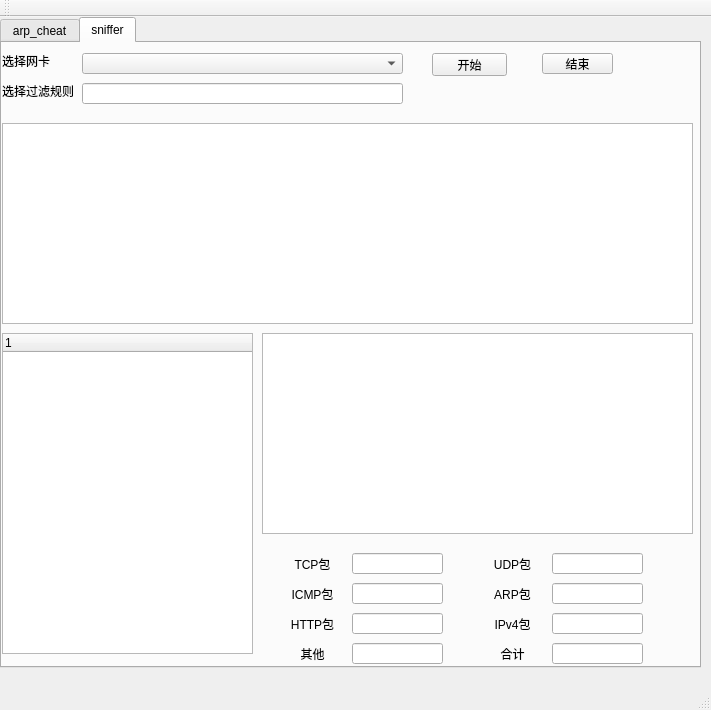
<?xml version="1.0" encoding="UTF-8"?>
<ui version="4.0">
 <class>MainWindow</class>
 <widget class="QMainWindow" name="MainWindow">
  <property name="geometry">
   <rect>
    <x>0</x>
    <y>0</y>
    <width>711</width>
    <height>710</height>
   </rect>
  </property>
  <property name="windowTitle">
   <string>MainWindow</string>
  </property>
  <widget class="QWidget" name="centralWidget">
   <widget class="QTabWidget" name="tabWidget">
    <property name="geometry">
     <rect>
      <x>0</x>
      <y>0</y>
      <width>701</width>
      <height>651</height>
     </rect>
    </property>
    <property name="currentIndex">
     <number>1</number>
    </property>
    <widget class="QWidget" name="tab">
     <attribute name="title">
      <string>arp_cheat</string>
     </attribute>
     <widget class="QLabel" name="label_3">
      <property name="geometry">
       <rect>
        <x>120</x>
        <y>320</y>
        <width>121</width>
        <height>31</height>
       </rect>
      </property>
      <property name="text">
       <string>输入被欺骗的主机ip</string>
      </property>
     </widget>
     <widget class="QPushButton" name="cheat">
      <property name="geometry">
       <rect>
        <x>140</x>
        <y>410</y>
        <width>151</width>
        <height>41</height>
       </rect>
      </property>
      <property name="text">
       <string>欺骗</string>
      </property>
     </widget>
     <widget class="QLabel" name="label_12">
      <property name="geometry">
       <rect>
        <x>120</x>
        <y>270</y>
        <width>121</width>
        <height>31</height>
       </rect>
      </property>
      <property name="text">
       <string>输入被欺骗的网关ip</string>
      </property>
     </widget>
     <widget class="QLabel" name="label_13">
      <property name="geometry">
       <rect>
        <x>90</x>
        <y>170</y>
        <width>151</width>
        <height>31</height>
       </rect>
      </property>
      <property name="text">
       <string>输入被欺骗的网关mac：</string>
      </property>
      <property name="alignment">
       <set>Qt::AlignCenter</set>
      </property>
     </widget>
     <widget class="QLabel" name="label_14">
      <property name="geometry">
       <rect>
        <x>90</x>
        <y>220</y>
        <width>151</width>
        <height>31</height>
       </rect>
      </property>
      <property name="text">
       <string>输入被欺骗的主机mac：</string>
      </property>
      <property name="alignment">
       <set>Qt::AlignCenter</set>
      </property>
     </widget>
     <widget class="QLineEdit" name="gate_mac">
      <property name="geometry">
       <rect>
        <x>260</x>
        <y>170</y>
        <width>291</width>
        <height>31</height>
       </rect>
      </property>
      <property name="text">
       <string>00-74-9c-7d-fc-93</string>
      </property>
     </widget>
     <widget class="QLineEdit" name="target_mac">
      <property name="geometry">
       <rect>
        <x>260</x>
        <y>220</y>
        <width>291</width>
        <height>31</height>
       </rect>
      </property>
      <property name="text">
       <string>d0-94-66-f2-f6-7e</string>
      </property>
     </widget>
     <widget class="QLineEdit" name="target_ip">
      <property name="geometry">
       <rect>
        <x>260</x>
        <y>320</y>
        <width>291</width>
        <height>31</height>
       </rect>
      </property>
      <property name="text">
       <string>222.20.101.49</string>
      </property>
     </widget>
     <widget class="QLineEdit" name="gate_ip">
      <property name="geometry">
       <rect>
        <x>260</x>
        <y>270</y>
        <width>291</width>
        <height>31</height>
       </rect>
      </property>
      <property name="text">
       <string>222.20.101.254</string>
      </property>
     </widget>
     <widget class="QPushButton" name="pushButton">
      <property name="geometry">
       <rect>
        <x>350</x>
        <y>410</y>
        <width>151</width>
        <height>41</height>
       </rect>
      </property>
      <property name="text">
       <string>停止</string>
      </property>
     </widget>
    </widget>
    <widget class="QWidget" name="tab_2">
     <attribute name="title">
      <string>sniffer</string>
     </attribute>
     <widget class="QLabel" name="label_2">
      <property name="geometry">
       <rect>
        <x>0</x>
        <y>40</y>
        <width>71</width>
        <height>16</height>
       </rect>
      </property>
      <property name="text">
       <string>选择过滤规则</string>
      </property>
     </widget>
     <widget class="QComboBox" name="comboBox_eth">
      <property name="geometry">
       <rect>
        <x>80</x>
        <y>10</y>
        <width>321</width>
        <height>21</height>
       </rect>
      </property>
     </widget>
     <widget class="QLabel" name="label">
      <property name="geometry">
       <rect>
        <x>0</x>
        <y>10</y>
        <width>71</width>
        <height>16</height>
       </rect>
      </property>
      <property name="text">
       <string>选择网卡</string>
      </property>
     </widget>
     <widget class="QPushButton" name="start_Button">
      <property name="geometry">
       <rect>
        <x>430</x>
        <y>10</y>
        <width>75</width>
        <height>23</height>
       </rect>
      </property>
      <property name="text">
       <string>开始</string>
      </property>
     </widget>
     <widget class="QTreeWidget" name="tree_view">
      <property name="geometry">
       <rect>
        <x>0</x>
        <y>290</y>
        <width>251</width>
        <height>321</height>
       </rect>
      </property>
      <property name="horizontalScrollBarPolicy">
       <enum>Qt::ScrollBarAsNeeded</enum>
      </property>
      <property name="sizeAdjustPolicy">
       <enum>QAbstractScrollArea::AdjustToContents</enum>
      </property>
      <column>
       <property name="text">
        <string notr="true">1</string>
       </property>
      </column>
     </widget>
     <widget class="QTextEdit" name="detail_text">
      <property name="geometry">
       <rect>
        <x>260</x>
        <y>290</y>
        <width>431</width>
        <height>201</height>
       </rect>
      </property>
      <property name="horizontalScrollBarPolicy">
       <enum>Qt::ScrollBarAsNeeded</enum>
      </property>
     </widget>
     <widget class="QLineEdit" name="tcpedit">
      <property name="geometry">
       <rect>
        <x>350</x>
        <y>510</y>
        <width>91</width>
        <height>21</height>
       </rect>
      </property>
     </widget>
     <widget class="QLabel" name="label_4">
      <property name="geometry">
       <rect>
        <x>280</x>
        <y>510</y>
        <width>61</width>
        <height>21</height>
       </rect>
      </property>
      <property name="text">
       <string>TCP包</string>
      </property>
      <property name="alignment">
       <set>Qt::AlignCenter</set>
      </property>
     </widget>
     <widget class="QLineEdit" name="icmpedit">
      <property name="geometry">
       <rect>
        <x>350</x>
        <y>540</y>
        <width>91</width>
        <height>21</height>
       </rect>
      </property>
     </widget>
     <widget class="QLabel" name="label_5">
      <property name="geometry">
       <rect>
        <x>280</x>
        <y>540</y>
        <width>61</width>
        <height>21</height>
       </rect>
      </property>
      <property name="text">
       <string>ICMP包</string>
      </property>
      <property name="alignment">
       <set>Qt::AlignCenter</set>
      </property>
     </widget>
     <widget class="QLineEdit" name="httpedit">
      <property name="geometry">
       <rect>
        <x>350</x>
        <y>570</y>
        <width>91</width>
        <height>21</height>
       </rect>
      </property>
     </widget>
     <widget class="QLabel" name="label_6">
      <property name="geometry">
       <rect>
        <x>280</x>
        <y>570</y>
        <width>61</width>
        <height>21</height>
       </rect>
      </property>
      <property name="text">
       <string>HTTP包</string>
      </property>
      <property name="alignment">
       <set>Qt::AlignCenter</set>
      </property>
     </widget>
     <widget class="QLineEdit" name="otheredit">
      <property name="geometry">
       <rect>
        <x>350</x>
        <y>600</y>
        <width>91</width>
        <height>21</height>
       </rect>
      </property>
     </widget>
     <widget class="QLabel" name="label_7">
      <property name="geometry">
       <rect>
        <x>280</x>
        <y>600</y>
        <width>61</width>
        <height>21</height>
       </rect>
      </property>
      <property name="text">
       <string>其他</string>
      </property>
      <property name="alignment">
       <set>Qt::AlignCenter</set>
      </property>
     </widget>
     <widget class="QLineEdit" name="udpedit">
      <property name="geometry">
       <rect>
        <x>550</x>
        <y>510</y>
        <width>91</width>
        <height>21</height>
       </rect>
      </property>
     </widget>
     <widget class="QLabel" name="label_8">
      <property name="geometry">
       <rect>
        <x>480</x>
        <y>510</y>
        <width>61</width>
        <height>21</height>
       </rect>
      </property>
      <property name="text">
       <string>UDP包</string>
      </property>
      <property name="alignment">
       <set>Qt::AlignCenter</set>
      </property>
     </widget>
     <widget class="QLineEdit" name="arpedit">
      <property name="geometry">
       <rect>
        <x>550</x>
        <y>540</y>
        <width>91</width>
        <height>21</height>
       </rect>
      </property>
     </widget>
     <widget class="QLabel" name="label_9">
      <property name="geometry">
       <rect>
        <x>480</x>
        <y>540</y>
        <width>61</width>
        <height>21</height>
       </rect>
      </property>
      <property name="text">
       <string>ARP包</string>
      </property>
      <property name="alignment">
       <set>Qt::AlignCenter</set>
      </property>
     </widget>
     <widget class="QLineEdit" name="ipv4edit">
      <property name="geometry">
       <rect>
        <x>550</x>
        <y>570</y>
        <width>91</width>
        <height>21</height>
       </rect>
      </property>
     </widget>
     <widget class="QLabel" name="label_10">
      <property name="geometry">
       <rect>
        <x>480</x>
        <y>570</y>
        <width>61</width>
        <height>21</height>
       </rect>
      </property>
      <property name="text">
       <string>IPv4包</string>
      </property>
      <property name="alignment">
       <set>Qt::AlignCenter</set>
      </property>
     </widget>
     <widget class="QLineEdit" name="totaledit">
      <property name="geometry">
       <rect>
        <x>550</x>
        <y>600</y>
        <width>91</width>
        <height>21</height>
       </rect>
      </property>
     </widget>
     <widget class="QLabel" name="label_11">
      <property name="geometry">
       <rect>
        <x>480</x>
        <y>600</y>
        <width>61</width>
        <height>21</height>
       </rect>
      </property>
      <property name="text">
       <string>合计</string>
      </property>
      <property name="alignment">
       <set>Qt::AlignCenter</set>
      </property>
     </widget>
     <widget class="QPushButton" name="stop_Button">
      <property name="geometry">
       <rect>
        <x>540</x>
        <y>10</y>
        <width>71</width>
        <height>21</height>
       </rect>
      </property>
      <property name="text">
       <string>结束</string>
      </property>
     </widget>
     <widget class="QTableWidget" name="packetWidget">
      <property name="geometry">
       <rect>
        <x>0</x>
        <y>80</y>
        <width>691</width>
        <height>201</height>
       </rect>
      </property>
     </widget>
     <widget class="QLineEdit" name="filter_Edit">
      <property name="geometry">
       <rect>
        <x>80</x>
        <y>40</y>
        <width>321</width>
        <height>21</height>
       </rect>
      </property>
     </widget>
    </widget>
   </widget>
  </widget>
  <widget class="QMenuBar" name="menuBar">
   <property name="geometry">
    <rect>
     <x>0</x>
     <y>0</y>
     <width>711</width>
     <height>25</height>
    </rect>
   </property>
  </widget>
  <widget class="QToolBar" name="mainToolBar">
   <attribute name="toolBarArea">
    <enum>TopToolBarArea</enum>
   </attribute>
   <attribute name="toolBarBreak">
    <bool>false</bool>
   </attribute>
  </widget>
  <widget class="QStatusBar" name="statusBar"/>
 </widget>
 <layoutdefault spacing="6" margin="11"/>
 <resources/>
 <connections/>
</ui>
